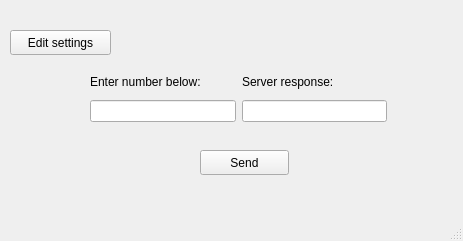
<?xml version="1.0" encoding="UTF-8"?>
<ui version="4.0">
 <class>MainWindow</class>
 <widget class="QMainWindow" name="MainWindow">
  <property name="geometry">
   <rect>
    <x>0</x>
    <y>0</y>
    <width>463</width>
    <height>241</height>
   </rect>
  </property>
  <property name="windowTitle">
   <string>MainWindow</string>
  </property>
  <widget class="QWidget" name="centralwidget">
   <widget class="QPushButton" name="sendButton">
    <property name="geometry">
     <rect>
      <x>200</x>
      <y>150</y>
      <width>89</width>
      <height>25</height>
     </rect>
    </property>
    <property name="text">
     <string>Send</string>
    </property>
   </widget>
   <widget class="QPushButton" name="editSettingsButton">
    <property name="geometry">
     <rect>
      <x>10</x>
      <y>30</y>
      <width>101</width>
      <height>25</height>
     </rect>
    </property>
    <property name="text">
     <string>Edit settings</string>
    </property>
   </widget>
   <widget class="QWidget" name="">
    <property name="geometry">
     <rect>
      <x>90</x>
      <y>70</y>
      <width>297</width>
      <height>52</height>
     </rect>
    </property>
    <layout class="QHBoxLayout" name="horizontalLayout">
     <item>
      <layout class="QVBoxLayout" name="verticalLayout">
       <item>
        <widget class="QLabel" name="requestLabel">
         <property name="text">
          <string>Enter number below:</string>
         </property>
        </widget>
       </item>
       <item>
        <widget class="QLineEdit" name="numberEdit"/>
       </item>
      </layout>
     </item>
     <item>
      <layout class="QVBoxLayout" name="verticalLayout_2">
       <item>
        <widget class="QLabel" name="responseLabel">
         <property name="text">
          <string>Server response:</string>
         </property>
        </widget>
       </item>
       <item>
        <widget class="QLineEdit" name="responseEdit"/>
       </item>
      </layout>
     </item>
    </layout>
   </widget>
  </widget>
  <widget class="QMenuBar" name="menubar">
   <property name="geometry">
    <rect>
     <x>0</x>
     <y>0</y>
     <width>463</width>
     <height>22</height>
    </rect>
   </property>
  </widget>
  <widget class="QStatusBar" name="statusbar"/>
 </widget>
 <resources/>
 <connections/>
</ui>
